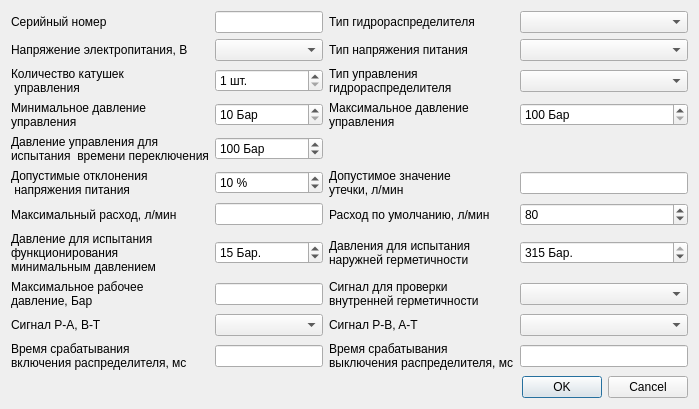
<?xml version="1.0" encoding="UTF-8"?>
<ui version="4.0">
 <class>HydroTitleInfo</class>
 <widget class="QWidget" name="HydroTitleInfo">
  <property name="windowModality">
   <enum>Qt::NonModal</enum>
  </property>
  <property name="geometry">
   <rect>
    <x>0</x>
    <y>0</y>
    <width>707</width>
    <height>384</height>
   </rect>
  </property>
  <property name="sizePolicy">
   <sizepolicy hsizetype="Fixed" vsizetype="Fixed">
    <horstretch>0</horstretch>
    <verstretch>0</verstretch>
   </sizepolicy>
  </property>
  <property name="windowTitle">
   <string>Параметры испытания</string>
  </property>
  <property name="whatsThis">
   <string/>
  </property>
  <property name="autoFillBackground">
   <bool>false</bool>
  </property>
  <layout class="QVBoxLayout" name="verticalLayout">
   <property name="sizeConstraint">
    <enum>QLayout::SetFixedSize</enum>
   </property>
   <item>
    <layout class="QGridLayout" name="gridLayout">
     <property name="verticalSpacing">
      <number>6</number>
     </property>
     <item row="2" column="0">
      <widget class="QLabel" name="l_voltage">
       <property name="text">
        <string>Напряжение электропитания, В</string>
       </property>
      </widget>
     </item>
     <item row="2" column="1">
      <widget class="QComboBox" name="Voltage">
       <property name="currentText">
        <string/>
       </property>
       <property name="currentIndex">
        <number>-1</number>
       </property>
       <item>
        <property name="text">
         <string>24</string>
        </property>
       </item>
       <item>
        <property name="text">
         <string>30</string>
        </property>
       </item>
       <item>
        <property name="text">
         <string>48</string>
        </property>
       </item>
       <item>
        <property name="text">
         <string>110</string>
        </property>
       </item>
       <item>
        <property name="text">
         <string>220</string>
        </property>
       </item>
      </widget>
     </item>
     <item row="10" column="1">
      <widget class="QSpinBox" name="MinPressure">
       <property name="toolTip">
        <string>10...100 Бар</string>
       </property>
       <property name="toolTipDuration">
        <number>1000</number>
       </property>
       <property name="suffix">
        <string> Бар.</string>
       </property>
       <property name="minimum">
        <number>10</number>
       </property>
       <property name="maximum">
        <number>100</number>
       </property>
       <property name="value">
        <number>15</number>
       </property>
      </widget>
     </item>
     <item row="4" column="0">
      <widget class="QLabel" name="l_reel_count">
       <property name="text">
        <string>Количество катушек
 управления</string>
       </property>
      </widget>
     </item>
     <item row="10" column="3">
      <widget class="QSpinBox" name="HermPressure">
       <property name="toolTip">
        <string>10...315 Бар</string>
       </property>
       <property name="toolTipDuration">
        <number>1000</number>
       </property>
       <property name="suffix">
        <string> Бар.</string>
       </property>
       <property name="minimum">
        <number>10</number>
       </property>
       <property name="maximum">
        <number>315</number>
       </property>
       <property name="value">
        <number>315</number>
       </property>
      </widget>
     </item>
     <item row="0" column="1">
      <widget class="QLineEdit" name="SerNo">
       <property name="clearButtonEnabled">
        <bool>true</bool>
       </property>
      </widget>
     </item>
     <item row="4" column="2">
      <widget class="QLabel" name="l_control_type">
       <property name="text">
        <string>Тип управления
гидрораспределителя</string>
       </property>
      </widget>
     </item>
     <item row="14" column="0">
      <widget class="QLabel" name="l_actuation_on_time">
       <property name="text">
        <string>Время срабатывания
включения распределителя, мс</string>
       </property>
      </widget>
     </item>
     <item row="7" column="1">
      <widget class="QSpinBox" name="VoltageRange">
       <property name="toolTip">
        <string>0...30 %</string>
       </property>
       <property name="toolTipDuration">
        <number>1000</number>
       </property>
       <property name="suffix">
        <string> %</string>
       </property>
       <property name="maximum">
        <number>30</number>
       </property>
       <property name="value">
        <number>10</number>
       </property>
      </widget>
     </item>
     <item row="0" column="0">
      <widget class="QLabel" name="l_sn">
       <property name="text">
        <string>Серийный номер</string>
       </property>
      </widget>
     </item>
     <item row="8" column="0">
      <widget class="QLabel" name="l_max_expenditure">
       <property name="text">
        <string>Максимальный расход, л/мин</string>
       </property>
      </widget>
     </item>
     <item row="7" column="0">
      <widget class="QLabel" name="l_voltage_range">
       <property name="text">
        <string>Допустимые отклонения
 напряжения питания</string>
       </property>
      </widget>
     </item>
     <item row="2" column="3">
      <widget class="QComboBox" name="VoltageType">
       <property name="currentIndex">
        <number>-1</number>
       </property>
       <item>
        <property name="text">
         <string>Постоянное</string>
        </property>
       </item>
       <item>
        <property name="text">
         <string>Переменное</string>
        </property>
       </item>
      </widget>
     </item>
     <item row="14" column="1">
      <widget class="QLineEdit" name="ActuationOnTime">
       <property name="toolTip">
        <string>1...2000 мс</string>
       </property>
       <property name="toolTipDuration">
        <number>1000</number>
       </property>
       <property name="clearButtonEnabled">
        <bool>true</bool>
       </property>
      </widget>
     </item>
     <item row="14" column="2">
      <widget class="QLabel" name="l_actuation_off_time">
       <property name="text">
        <string>Время срабатывания
выключения распределителя, мс</string>
       </property>
      </widget>
     </item>
     <item row="4" column="1">
      <widget class="QSpinBox" name="ReelCount">
       <property name="suffix">
        <string> шт.</string>
       </property>
       <property name="minimum">
        <number>1</number>
       </property>
       <property name="maximum">
        <number>2</number>
       </property>
      </widget>
     </item>
     <item row="10" column="0">
      <widget class="QLabel" name="l_min_pressure">
       <property name="text">
        <string>Давление для испытания
функционирования
минимальным давлением</string>
       </property>
      </widget>
     </item>
     <item row="13" column="1">
      <widget class="QComboBox" name="PABTSignal">
       <property name="currentIndex">
        <number>-1</number>
       </property>
       <item>
        <property name="text">
         <string>Отсутствует</string>
        </property>
       </item>
       <item>
        <property name="text">
         <string>Катушка А</string>
        </property>
       </item>
       <item>
        <property name="text">
         <string>Катушка Б</string>
        </property>
       </item>
      </widget>
     </item>
     <item row="13" column="0">
      <widget class="QLabel" name="l_pabt_signal">
       <property name="text">
        <string>Сигнал P-A, B-T</string>
       </property>
      </widget>
     </item>
     <item row="13" column="2">
      <widget class="QLabel" name="l_pbat_signal">
       <property name="text">
        <string>Сигнал P-B, A-T</string>
       </property>
      </widget>
     </item>
     <item row="13" column="3">
      <widget class="QComboBox" name="PBATSignal">
       <property name="currentIndex">
        <number>-1</number>
       </property>
       <item>
        <property name="text">
         <string>Отсутствует</string>
        </property>
       </item>
       <item>
        <property name="text">
         <string>Катушка А</string>
        </property>
       </item>
       <item>
        <property name="text">
         <string>Катушка Б</string>
        </property>
       </item>
      </widget>
     </item>
     <item row="2" column="2">
      <widget class="QLabel" name="l_voltage_type">
       <property name="text">
        <string>Тип напряжения питания</string>
       </property>
      </widget>
     </item>
     <item row="0" column="3">
      <widget class="QComboBox" name="GsType">
       <property name="duplicatesEnabled">
        <bool>false</bool>
       </property>
       <property name="frame">
        <bool>true</bool>
       </property>
      </widget>
     </item>
     <item row="0" column="2">
      <widget class="QLabel" name="l_gs_type">
       <property name="text">
        <string>Тип гидрораспределителя</string>
       </property>
      </widget>
     </item>
     <item row="10" column="2">
      <widget class="QLabel" name="l_herm_pressure">
       <property name="text">
        <string>Давления для испытания
наружней герметичности</string>
       </property>
      </widget>
     </item>
     <item row="14" column="3">
      <widget class="QLineEdit" name="ActuationOffTime">
       <property name="toolTip">
        <string>1...2000 мс</string>
       </property>
       <property name="toolTipDuration">
        <number>1000</number>
       </property>
       <property name="clearButtonEnabled">
        <bool>true</bool>
       </property>
      </widget>
     </item>
     <item row="5" column="0">
      <widget class="QLabel" name="l_min_control_pressure">
       <property name="text">
        <string>Минимальное давление
управления</string>
       </property>
      </widget>
     </item>
     <item row="5" column="1">
      <widget class="QSpinBox" name="MinControlPressure">
       <property name="toolTip">
        <string>10...30 Бар</string>
       </property>
       <property name="suffix">
        <string> Бар</string>
       </property>
       <property name="minimum">
        <number>10</number>
       </property>
       <property name="maximum">
        <number>30</number>
       </property>
      </widget>
     </item>
     <item row="5" column="2">
      <widget class="QLabel" name="l_max_control_pressure">
       <property name="text">
        <string>Максимальное давление
управления</string>
       </property>
      </widget>
     </item>
     <item row="5" column="3">
      <widget class="QSpinBox" name="MaxControlPressure">
       <property name="toolTip">
        <string>100...300 Бар</string>
       </property>
       <property name="toolTipDuration">
        <number>1000</number>
       </property>
       <property name="suffix">
        <string> Бар</string>
       </property>
       <property name="minimum">
        <number>100</number>
       </property>
       <property name="maximum">
        <number>300</number>
       </property>
      </widget>
     </item>
     <item row="4" column="3">
      <widget class="QComboBox" name="ControlType">
       <property name="currentIndex">
        <number>-1</number>
       </property>
       <item>
        <property name="text">
         <string>Электронное</string>
        </property>
       </item>
       <item>
        <property name="text">
         <string>Электрогидравлическое</string>
        </property>
       </item>
      </widget>
     </item>
     <item row="7" column="2">
      <widget class="QLabel" name="l_lost">
       <property name="text">
        <string>Допустимое значение
утечки, л/мин</string>
       </property>
      </widget>
     </item>
     <item row="8" column="1">
      <widget class="QLineEdit" name="MaxExpenditure">
       <property name="toolTip">
        <string>10...660 л/мин.</string>
       </property>
       <property name="toolTipDuration">
        <number>1000</number>
       </property>
       <property name="statusTip">
        <string/>
       </property>
       <property name="whatsThis">
        <string/>
       </property>
       <property name="clearButtonEnabled">
        <bool>true</bool>
       </property>
      </widget>
     </item>
     <item row="7" column="3">
      <widget class="QLineEdit" name="Lost">
       <property name="toolTip">
        <string>0,01..10  л/мин.</string>
       </property>
      </widget>
     </item>
     <item row="6" column="0">
      <widget class="QLabel" name="l_test_control_Pressure">
       <property name="text">
        <string>Давление управления для
испытания  времени переключения</string>
       </property>
      </widget>
     </item>
     <item row="6" column="1">
      <widget class="QSpinBox" name="TestControlPressure">
       <property name="toolTip">
        <string>10...300 Бар</string>
       </property>
       <property name="toolTipDuration">
        <number>1000</number>
       </property>
       <property name="suffix">
        <string> Бар</string>
       </property>
       <property name="minimum">
        <number>10</number>
       </property>
       <property name="maximum">
        <number>300</number>
       </property>
       <property name="value">
        <number>100</number>
       </property>
      </widget>
     </item>
     <item row="12" column="3">
      <widget class="QComboBox" name="HermSignal">
       <property name="currentText">
        <string/>
       </property>
       <property name="currentIndex">
        <number>-1</number>
       </property>
       <item>
        <property name="text">
         <string>Отсутствует</string>
        </property>
       </item>
       <item>
        <property name="text">
         <string>Катушка А</string>
        </property>
       </item>
       <item>
        <property name="text">
         <string>Катушка Б</string>
        </property>
       </item>
      </widget>
     </item>
     <item row="12" column="2">
      <widget class="QLabel" name="l_herm_signal">
       <property name="text">
        <string>Сигнал для проверки
внутренней герметичности</string>
       </property>
      </widget>
     </item>
     <item row="12" column="0">
      <widget class="QLabel" name="l_max_work_pressure">
       <property name="text">
        <string>Максимальное рабочее
давление, Бар</string>
       </property>
      </widget>
     </item>
     <item row="12" column="1">
      <widget class="QLineEdit" name="MaxWorkPressure">
       <property name="toolTip">
        <string>10...315 Бар</string>
       </property>
       <property name="toolTipDuration">
        <number>1000</number>
       </property>
       <property name="clearButtonEnabled">
        <bool>true</bool>
       </property>
      </widget>
     </item>
     <item row="8" column="3">
      <widget class="QSpinBox" name="DefExpenditure">
       <property name="toolTip">
        <string>10...660 л/мин.</string>
       </property>
       <property name="toolTipDuration">
        <number>1000</number>
       </property>
       <property name="minimum">
        <number>10</number>
       </property>
       <property name="maximum">
        <number>660</number>
       </property>
       <property name="value">
        <number>80</number>
       </property>
      </widget>
     </item>
     <item row="8" column="2">
      <widget class="QLabel" name="l_def_expenditure">
       <property name="text">
        <string>Расход по умолчанию, л/мин</string>
       </property>
      </widget>
     </item>
    </layout>
   </item>
   <item>
    <widget class="QDialogButtonBox" name="buttonBox">
     <property name="standardButtons">
      <set>QDialogButtonBox::Cancel|QDialogButtonBox::Ok</set>
     </property>
    </widget>
   </item>
  </layout>
 </widget>
 <resources/>
 <connections/>
 <slots>
  <signal>closed()</signal>
 </slots>
</ui>
